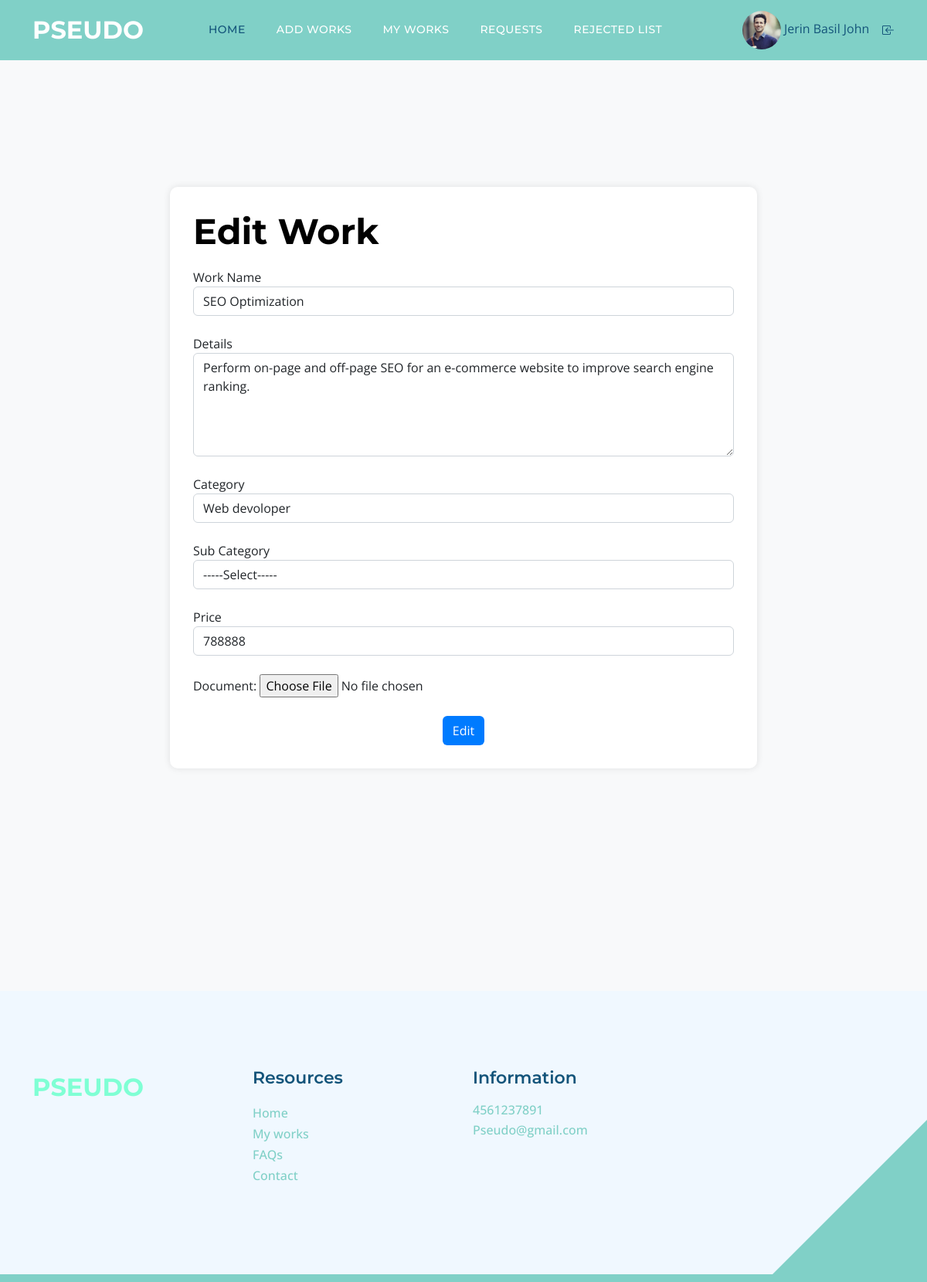
The page /client/Edit_work.php (signed in) on the database its author committed.
### tables this page shows
CREATE TABLE `tbl_work` (
  `work_id` int(11) NOT NULL,
  `work_name` varchar(100) NOT NULL,
  `work_price` varchar(50) NOT NULL,
  `work_details` varchar(1000) NOT NULL,
  `work_doc` varchar(50) NOT NULL,
  `client_id` int(11) NOT NULL,
  `subcat_id` int(11) NOT NULL,
  `work_final` varchar(100) NOT NULL,
  `work_status` int(11) NOT NULL DEFAULT 0
);

### client/Edit_work.php (the view, shortened to what this page needs)
<?php
include('Header.php');
	$selqry="select * from  tbl_work where client_id=".$_SESSION['cid'];
		$work=$con->query($selqry);
		$datamain=$work->fetch_assoc();
			?>
<!DOCTYPE html PUBLIC "-//W3C//DTD XHTML 1.0 Transitional//EN" "http://www.w3.org/TR/xhtml1/DTD/xhtml1-transitional.dtd">
<html xmlns="http://www.w3.org/1999/xhtml">
<head>
</head>
<body>
    <div class="container">
        <div class="row justify-content-center">
            <div class="col-md-8 form-container">
                <h2>Edit Work</h2>
                <form action="" method="post" enctype="multipart/form-data" name="workadd" id="frm_workadd">
                    <div class="form-group">
                        <label for="txt_workname">Work Name</label>
                        <input type="text" class="form-control" name="txt_workname" id="txt_workname" value="<?php echo $datamain['work_name'] ?>" />
                    </div>
                    <br>
                    <div class="form-group">
                        <label for="txt_details">Details</label>
                        <textarea class="form-control" name="txt_details" id="txt_details" cols="45" rows="5"><?php echo $datamain['work_details'] ?></textarea>
                    </div>
                    <br>
                    <div class="form-group">
                        <label for="sel_cat">Category</label>
                        <select class="form-control" name="sel_cat" id="sel_cat" onChange="getsubcat(this.value)">
                            <?php
                                $selqry="select * from tbl_category";
                                $category=$con->query($selqry);
                                while($data=$category->fetch_assoc())
                                {
                            ?>
                            <option value="<?php echo $data['category_id']?>"><?php echo $data['category_name'] ?></option>
                            <?php
                                }
                            ?>
                        </select>
                    </div>
                    <br>
                    <div class="form-group">
                        <label for="sel_subcat">Sub Category</label>
                        <select class="form-control" name="sel_subcat" id="sel_subcat">
                            <option value="select">-----Select-----</option>
                        </select>
                    </div>
                    <br>
                    <div class="form-group">
                        <label for="txt_price">Price</label>
                        <input type="text" class="form-control" name="txt_price" id="txt_price" value="<?php echo $datamain['work_price'] ?>" />
                    </div>
                    <br>
                    <div class="form-group">
                        <label for="fileField">Document:</label>
                        <input type="file" class="form-control-file" name="fileField" id="fileField" />
                    </div>
                    <br>
                    <div class="text-center">
                        <input type="submit" class="btn btn-custom" name="btn_add" id="btn_add" value="Edit" />
                    </div>
                </form>
            </div>
        </div>
    </div>
</body>
<?php
include('Footer.php');
?>
</html>

### Asset/Templates/Main/css/templatemo-topic-listing.css (style rules this page uses)
:root { --white-color: #ffffff; --primary-color: #13547a; --secondary-color: #80d0c7; --section-bg-color: #f0f8ff; --custom-btn-bg-color: #80d0c7; --custom-btn-bg-hover-color: #13547a; --dark-color: #000000; --p-color: #717275; --border-color: #7fffd4; --link-hover-color: #13547a; --body-font-family: 'Open Sans', sans-serif; --title-font-family: 'Montserrat', sans-serif; --h1-font-size: 58px; --h2-font-size: 46px; --h3-font-size: 32px; --h4-font-size: 28px; --h5-font-size: 24px; --h6-font-size: 22px; --p-font-size: 20px; --menu-font-size: 14px; --btn-font-size: 18px; --copyright-font-size: 16px; --border-radius-large: 100px; --border-radius-medium: 20px; --border-radius-small: 10px; --font-weight-normal: 400; --font-weight-medium: 500; --font-weight-semibold: 600; --font-weight-bold: 700; }
body { background-color: var(--white-color); font-family: var(--body-font-family); }
h2, h3, h4, h5, h6 { color: var(--dark-color); }
h1, h2, h3, h4, h5, h6 { font-family: var(--title-font-family); font-weight: var(--font-weight-semibold); }
h2 { font-size: var(--h2-font-size); font-weight: var(--font-weight-bold); }

### client/Edit_work.php (style rules this page uses)
body { background-color: #f8f9fa; padding-top: 50px; }
.form-container { background-color: #ffffff; padding: 30px; border-radius: 10px; box-shadow: 0px 0px 10px rgba(0, 0, 0, 0.1); }
.form-container h2 { margin-bottom: 20px; }
.btn-custom { background-color: #007bff; color: #fff; }

### rows shown on the page
tbl_work: txt_workname "SEO Optimization", txt_details "Perform on-page and off-page SEO for an e-commerce website to improve search engine ranking.", txt_price "788888"

### other values the page prints
$_SESSION['cName'] "Jerin Basil John"
form field sel_cat "Web devoloper"
